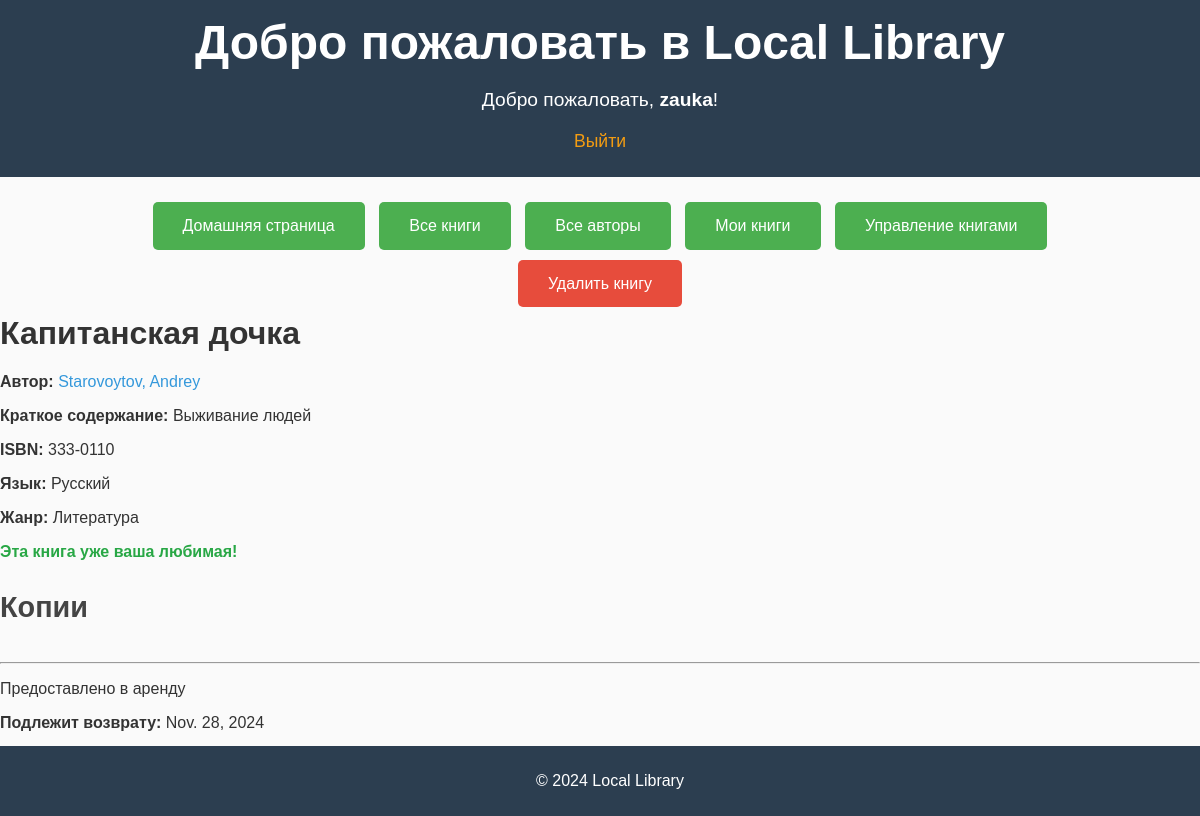
Screenshot of /catalog/book/2/ (signed in) with the database file from the repository.
### catalog/models.py (models this page shows, shortened)
class Book(models.Model):
    title = models.CharField(max_length=200)
    author = models.ForeignKey('Author', on_delete=models.SET_NULL, null=True)
    description = models.TextField(max_length=1000, help_text="Введите краткое описание книги",
                                   default="Описание отсутствует")
    isbn = models.CharField('ISBN', max_length=13)
    genre = models.ManyToManyField('Genre', help_text="Выберите жанр для этой книги")
    language = models.ForeignKey('Language', on_delete=models.SET_NULL, null=True)

class Author(models.Model):
    first_name = models.CharField(max_length=100)
    last_name = models.CharField(max_length=100)
    date_of_birth = models.DateField(null=True, blank=True)
    date_of_death = models.DateField('Died', null=True, blank=True)
    def get_absolute_url(self):
        return reverse('author_detail', args=[str(self.id)])
    def __str__(self):
        return f'{self.last_name}, {self.first_name}'
    class Meta:
        pass

class Language(models.Model):
    name = models.CharField(max_length=100)
    def __str__(self):
        return self.name

class Genre(models.Model):
    name = models.CharField(max_length=100, help_text="Введите жанр книги (например, Научная фантастика, Нон-фикшн)")
    def __str__(self):
        return self.name

class BookInstance(models.Model):
    id = models.UUIDField(primary_key=True, default=uuid.uuid4, editable=False,
                          help_text="Уникальный идентификатор для этой конкретной книги во всей библиотеке")
    book = models.ForeignKey('Book', on_delete=models.CASCADE, null=True)
    imprint = models.CharField(max_length=200)
    due_back = models.DateField(null=True, blank=True)
    date_borrowed = models.DateField(default=now, help_text="Дата взятия книги")
    borrower = models.ForeignKey(User, on_delete=models.SET_NULL, null=True, blank=True)
    status = models.CharField(
        max_length=1,
        choices=(("m", "Обслуживание"), ("o", "Предоставлено в аренду"), ("a", "Доступно"), ("r", "Зарезервировано")),
        blank=True,
        default='m',
        help_text='Наличие свободных номеров',
    )
    class Meta:
        ordering = ['due_back']
        permissions = [
            ("can_mark_returned", "Set book as returned")
        ]

### catalog/views.py (the view)
# urls.py: path('book/<int:pk>/', views.BookDetailView.as_view(), name='book_detail'),
class BookDetailView(LoginRequiredMixin, generic.DetailView):
    model = Book
    context_object_name = 'book'
    template_name = 'book_detail.html'

### catalog/templates/book_detail.html (shortened to what this page needs)
{% extends "base.html" %}
{% load static %}
{% block content %}
  <link rel="stylesheet" href="{% static 'css/book_detail.css' %}">
  {% if perms.catalog.delete_book %}
    <div class="delete-book-button text-center">
      {% if perms.catalog.delete_book %}
      <div class="delete-book-button text-center">
        <a href="{% url 'book_delete' book.id %}" class="btn btn-danger">Удалить книгу</a>
      </div>
      {% endif %}
    </div>
  {% endif %}
  <h1>{{ book.title }}</h1>
  <p><strong>Автор:</strong> <a href="{{ book.author.get_absolute_url }}">{{ book.author }}</a></p>
  <p><strong>Краткое содержание:</strong> {{ book.description }}</p>
  <p><strong>ISBN:</strong> {{ book.isbn }}</p>
  <p><strong>Язык:</strong> {{ book.language }}</p>
  <p><strong>Жанр:</strong> {{ book.genre.all|join:", " }}</p>
  {% if user.is_authenticated %}
    {% if user.beloved_book and user.beloved_book.book == book %}
        <p class="text-success mt-2">Эта книга уже ваша любимая!</p>
    {% endif %}
  {% endif %}
  <div>
    <h4>Копии</h4>
    {% for copy in book.bookinstance_set.all %}
      <hr />
      <p class="{% if copy.status == 'a' %}text-success{% elif copy.status == 'm' %}text-danger{% else %}text-warning{% endif %}">
        {{ copy.get_status_display }}
      </p>
      {% if copy.status != 'a' %}
        <p><strong>Подлежит возврату:</strong> {{ copy.due_back }}</p>
      {% endif %}
      <p><strong>Отпечаток:</strong> {{ copy.imprint }}</p>
      <p class="text-muted"><strong>Id:</strong> {{ copy.id }}</p>
    {% endfor %}
  </div>
{% endblock %}

### catalog/templates/base.html (shortened to what this page needs)
<!DOCTYPE html>
{% load static %}
<html lang="ru">
<head>
    <link rel="stylesheet" type="text/css" href="{% static 'css/base.css' %}">
    <link rel="stylesheet" href="{% static 'css/author_form.css' %}">
    <link rel="stylesheet" href="{% static 'css/author_update.css' %}">
</head>
<body>
    <header>
        <h1>Добро пожаловать в Local Library</h1>
        {% if user.is_authenticated %}
        <div class="user-info">
            <p>Добро пожаловать, <strong>{{ user.get_username }}</strong>!</p>
            <form id="logout-form" method="post" action="{% url 'logout' %}">
                <button type="submit" class="btn btn-link">Выйти</button>
            </form>
        </div>
        {% endif %}
    </header>
    <div class="navigation-buttons">
        <a href="{% url 'index' %}" class="btn">Домашняя страница</a>
        <a href="{% url 'book_list' %}" class="btn">Все книги</a>
        <a href="{% url 'authors' %}" class="btn">Все авторы</a>
        {% if user.is_authenticated %}
            <a href="{% url 'my_borrowed' %}" class="btn">Мои книги</a>
        {% endif %}
        {% if perms.catalog.can_mark_returned %}
            <a href="{% url 'all_borrowed_books' %}" class="btn">Управление книгами</a>
        {% endif %}
    </div>
    <div class="main-content">
        {% block content %}
        {% endblock %}
    </div>
    <footer>
        <p>© 2024 Local Library</p>
    </footer>
</body>
</html>

### static/css/base.css (style rules this page uses)
body { font-family: Arial, sans-serif; background-color: #f4f4f4; color: #333; margin: 0; padding: 0; }
header { background-color: #333; color: white; padding: 10px 0; text-align: center; }
header h1 { margin: 0; font-size: 2.5rem; }
.user-info { text-align: center; margin-top: 10px; }
.user-info p { font-size: 1.2rem; margin-bottom: 10px; }
.user-info .btn-link { background-color: transparent; color: #f39c12; font-size: 1.1rem; border: none; text-decoration: underline; cursor: pointer; transition: color 0.3s ease; }
footer { background-color: #2c3e50; color: white; text-align: center; padding: 15px 0; position: relative; bottom: 0; width: 100%; margin-top: auto; }
#logout-form { display: inline; }
.btn-link { background-color: transparent; font-size: 16px; text-decoration: none !important; border: none; cursor: pointer; padding: 10px 20px; display: inline-block; transition: color 0.3s ease; }

### static/css/author_form.css (style rules this page uses)
body { font-family: Arial, sans-serif; background-color: #f9f9f9; }
header { background-color: #2c3e50; color: white; padding: 15px 0; text-align: center; }
header h1 { margin: 0; font-size: 3rem; }
.navigation-buttons { margin: 20px 0; text-align: center; }
.navigation-buttons .btn { display: inline-block; background-color: #4CAF50; color: white; padding: 15px 30px; text-align: center; text-decoration: none; font-size: 16px; border-radius: 5px; margin: 5px; transition: background-color 0.3s; }
footer { background-color: #2c3e50; color: white; padding: 10px; text-align: center; position: fixed; bottom: 0; width: 100%; }

### static/css/author_update.css (style rules this page uses)
body { font-family: 'Segoe UI', Tahoma, Geneva, Verdana, sans-serif; background-color: #f2f2f2; }
header { background-color: #2c3e50; color: white; padding: 15px 0; text-align: center; }
header h1 { margin: 0; font-size: 3rem; }
.navigation-buttons { margin: 20px 0; text-align: center; }
.navigation-buttons .btn { display: inline-block; background-color: #4CAF50; color: white; padding: 15px 30px; text-align: center; text-decoration: none; font-size: 16px; border-radius: 5px; margin: 5px; transition: background-color 0.3s; }
footer { background-color: #2c3e50; color: white; padding: 10px; text-align: center; position: fixed; bottom: 0; width: 100%; }

### static/css/book_detail.css (style rules this page uses)
body { font-family: 'Arial', sans-serif; background-color: #fafafa; color: #333; margin: 0; padding: 0; }
header { background-color: #2c3e50; color: white; padding: 15px 0; text-align: center; }
header h1 { margin: 0; font-size: 3rem; }
.navigation-buttons { margin: 20px 0; text-align: center; }
.navigation-buttons .btn { display: inline-block; background-color: #4CAF50; color: white; padding: 15px 30px; text-align: center; text-decoration: none; font-size: 16px; border-radius: 5px; margin: 5px; transition: background-color 0.3s; }
footer { background-color: #2c3e50; color: white; padding: 10px; text-align: center; position: fixed; bottom: 0; width: 100%; }
a { color: #3498db; text-decoration: none; }
h4 { color: #444; font-size: 1.8rem; margin-top: 30px; }
.delete-book-button { margin-top: 20px; text-align: center; }
.delete-book-button .btn-danger { background-color: #e74c3c; color: white; padding: 15px 30px; text-align: center; text-decoration: none; font-size: 16px; border-radius: 5px; transition: background-color 0.3s ease; }
.text-success { color: green; font-weight: bold; margin-top: 10px; }
.text-success { color: #28a745; }

### rows the page displays
Book: title "Капитанская дочка", author "Starovoytov, Andrey", description "Выживание людей", isbn "333-0110", language "Русский", genre.all "Литература"
BookInstance: status "Предоставлено в аренду", due_back "Nov. 28, 2024"

### other values shown
{{ user.get_username }} "zauka"
